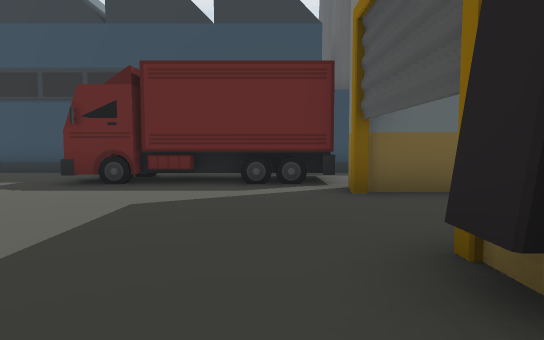
[1] (above)

24 first-person views from a walk through a Unity game level. The camera is 1.3 m above the floor, tilts 4° down and sees 75° across. The floor is counted in squares, 2 m on a side. Each view is taken from the middle of a square. On the plan, view 1 faces up. The plan holds only what a view shows up to about 10 squares ahead; the rest is blank. The place goes on beyond the plan. The player is left out. Some surface patterns are stand-ins.

[2]
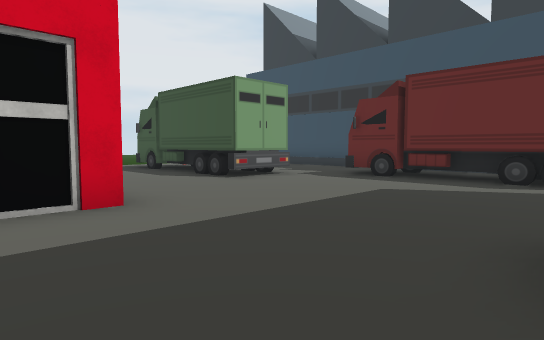

[3]
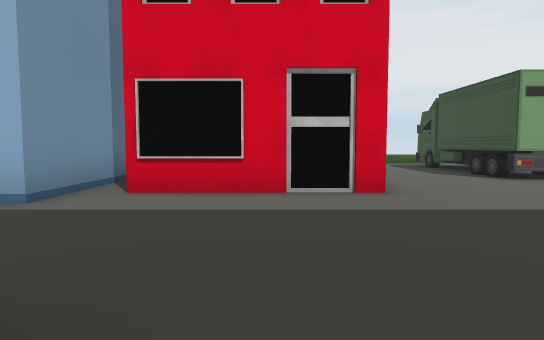

[4]
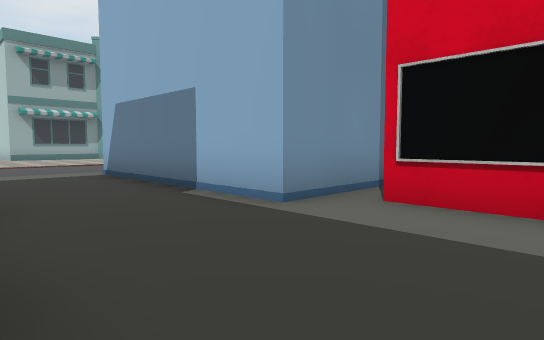

[5]
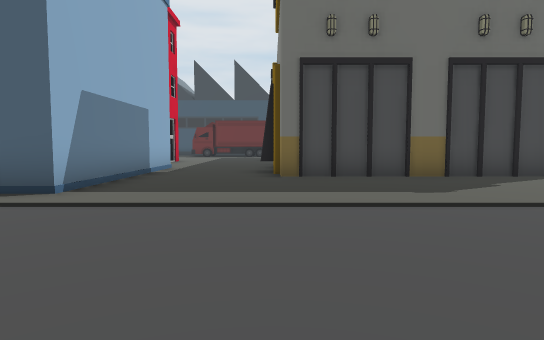

[6]
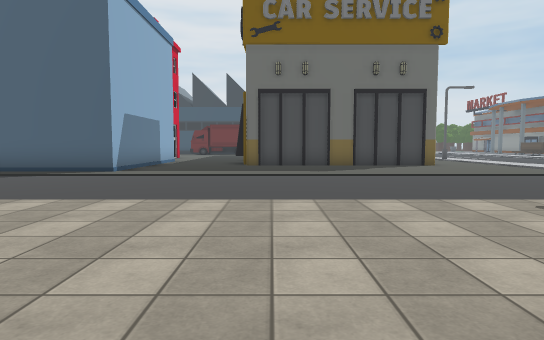

[7]
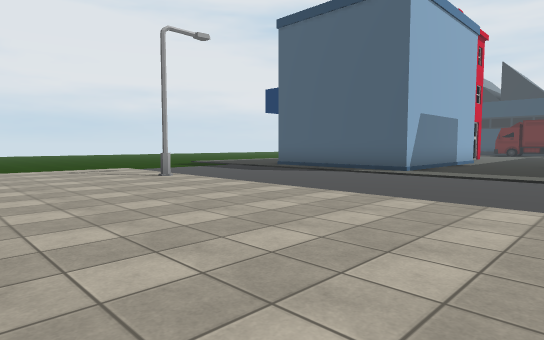

[8]
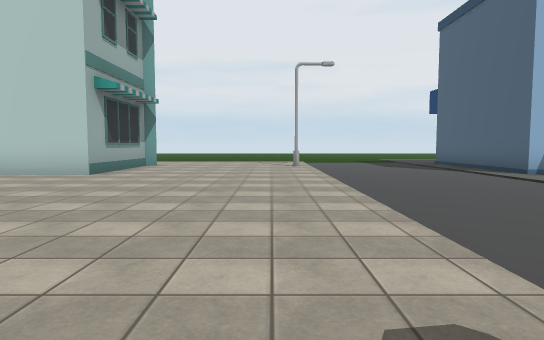

[9]
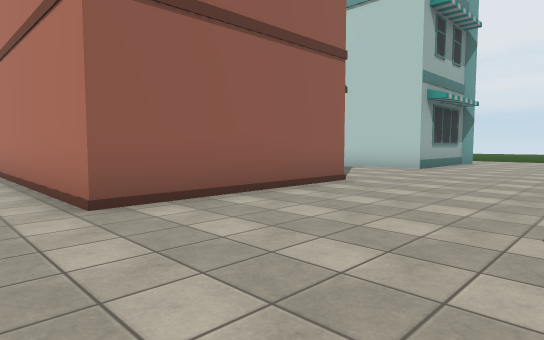

[10]
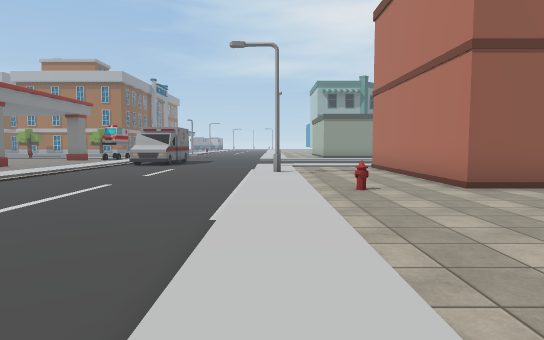

[11]
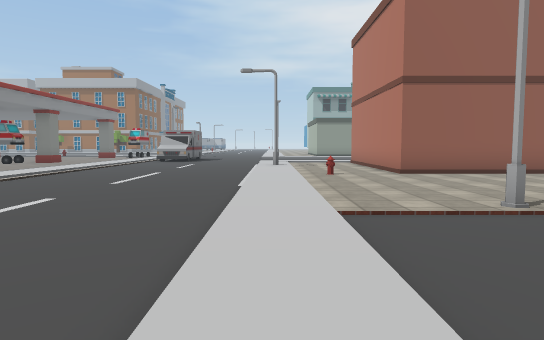

[12]
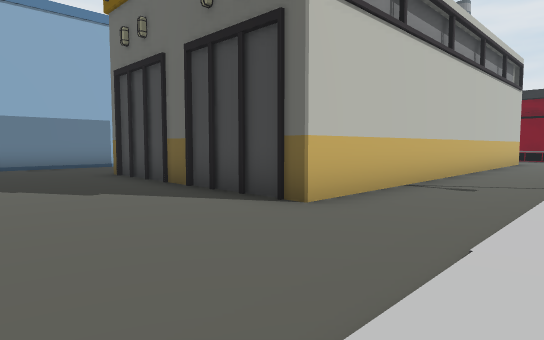

[13]
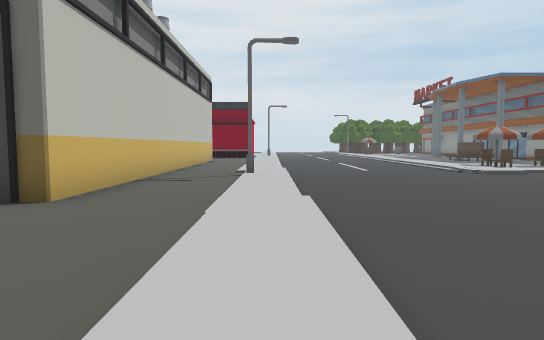

[14]
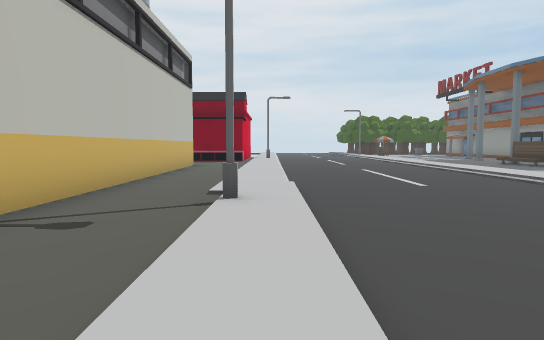

[15]
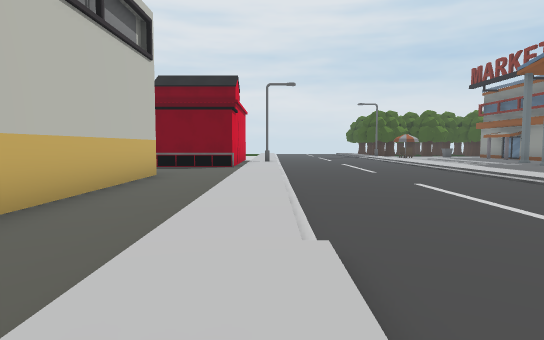

[16]
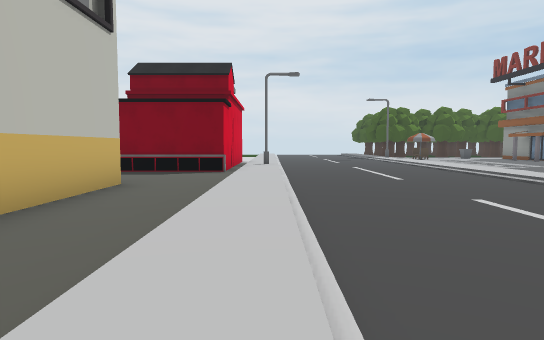

[17]
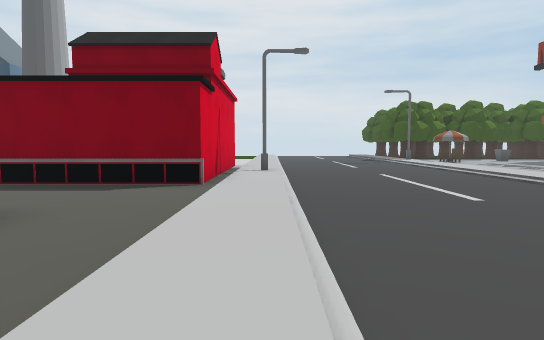

[18]
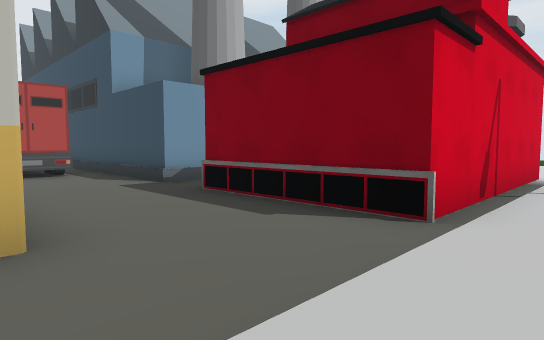

[19]
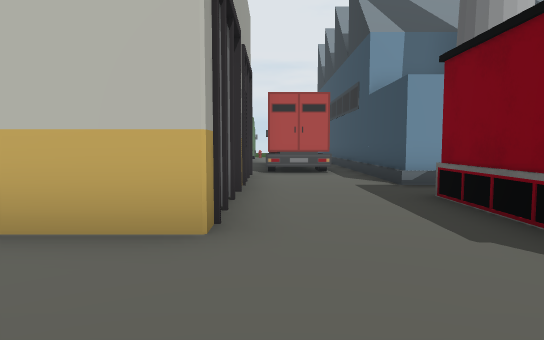

[20]
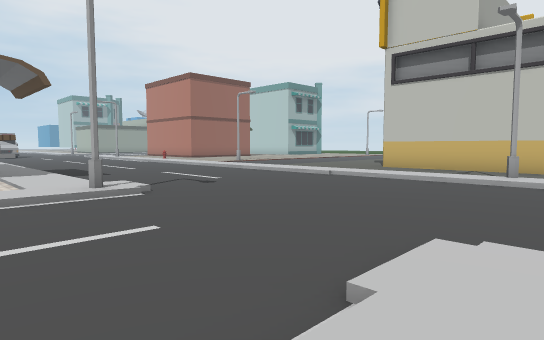

[21]
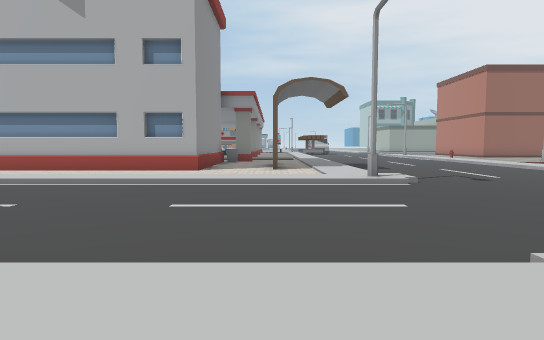

[22]
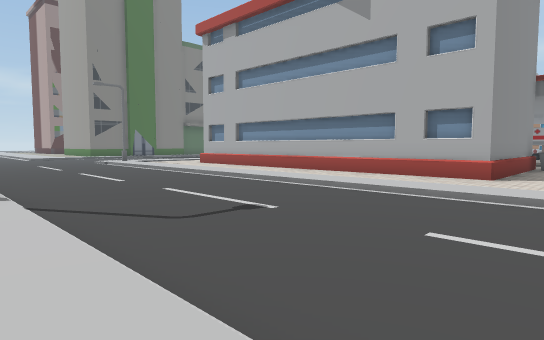

[23]
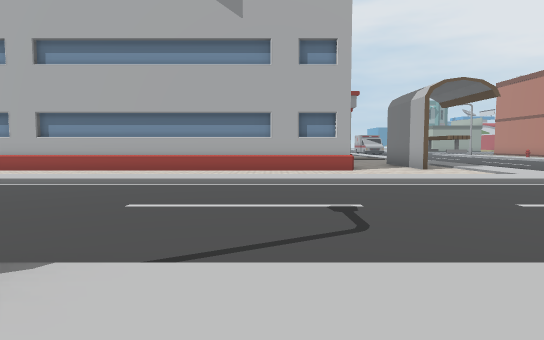

[24]
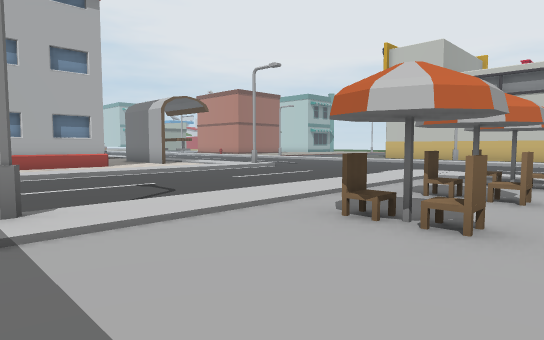

### Floor plan
Key: @ floor where view 1 was taken; # wall or solid block; x gap in a wall; . floor; / step, stairs or slope; O other object.
Columns run from 5 left of view 1 to 29 right of it. Each row starts with its distance up from view 1.
 12              #./......
 11      OO O    #xO......
 10 O    OOOO    #./......
  9 OOOOOOOOO/ ###./......
  8 .............../......
  7 ..OO OO......../......
  6 ..OOOOO......../......
  5 O.....#######../......
  4 O.......    #../.....
  3 ........    #../......
  2 ......#     #../......   .....
  1 ......#     #../......O.O.O...
  0 O #..@.     #../........O.O...
 -1   #.....    #.................
 -2   #...      #......../.......O....
 -3   #...      #.O....................
 -4 OOOO..      #......................
 -5    O..      #.....................
 -6    O..#######....................
 -7    O.................O...........
 -8    O..............................
 -9 OOOO.....................##########
-10  .....................OO.#
-11 .................  ...OO.#
-12 ..................  .. O #
-13 ...................      O
-14 O...........O......
-15 ....................
-16 .....................
-17 .....................
-18  .....................
-19  OOO....#####.O........
-20    O...     #..........
-21    O        #.........
-22             #..O.......
-23             #..........

Positions as (right, up) in squares from view 1, and headings:
1: (0, 0), facing up
2: (1, -1), facing up-left
3: (2, -1), facing left
4: (1, -1), facing down-left
5: (1, -14), facing up
6: (2, -18), facing up
7: (2, -18), facing up-left
8: (6, -15), facing left
9: (8, -15), facing down-left
10: (10, -13), facing down
11: (10, -10), facing down
12: (10, -10), facing up-left
13: (10, -11), facing up
14: (10, -7), facing up
15: (10, -3), facing up
16: (10, -1), facing up
17: (10, 2), facing up
18: (10, 5), facing up-left
19: (10, 6), facing left
20: (18, -1), facing down-left
21: (18, 0), facing down
22: (18, -1), facing down-right
23: (22, 0), facing down
24: (24, 2), facing down-left
